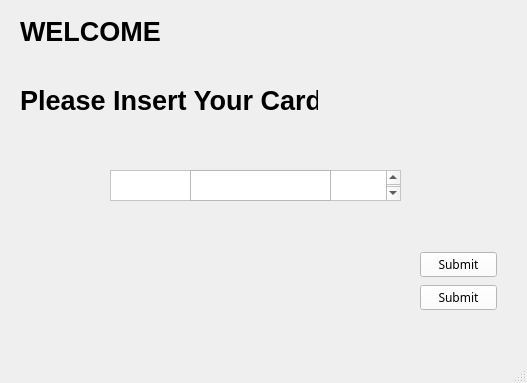
<?xml version="1.0" encoding="UTF-8"?>
<ui version="4.0">
 <class>MainWindow</class>
 <widget class="QMainWindow" name="MainWindow">
  <property name="geometry">
   <rect>
    <x>0</x>
    <y>0</y>
    <width>527</width>
    <height>383</height>
   </rect>
  </property>
  <property name="font">
   <font>
    <family>Segoe MDL2 Assets</family>
   </font>
  </property>
  <property name="windowTitle">
   <string>MainWindow</string>
  </property>
  <property name="styleSheet">
   <string notr="true"/>
  </property>
  <widget class="QWidget" name="centralwidget">
   <property name="styleSheet">
    <string notr="true">QWidget {
background-color: 536A8F;
}</string>
   </property>
   <widget class="QTextEdit" name="txtCard">
    <property name="geometry">
     <rect>
      <x>110</x>
      <y>170</y>
      <width>291</width>
      <height>31</height>
     </rect>
    </property>
    <property name="font">
     <font>
      <family>Segoe MDL2 Assets</family>
      <pointsize>13</pointsize>
     </font>
    </property>
    <property name="styleSheet">
     <string notr="true">QTextEdit {
background-color: white;

}</string>
    </property>
   </widget>
   <widget class="QTextEdit" name="pinTxt">
    <property name="enabled">
     <bool>true</bool>
    </property>
    <property name="geometry">
     <rect>
      <x>190</x>
      <y>170</y>
      <width>141</width>
      <height>31</height>
     </rect>
    </property>
   </widget>
   <widget class="QWidget" name="verticalLayoutWidget">
    <property name="geometry">
     <rect>
      <x>20</x>
      <y>0</y>
      <width>298</width>
      <height>131</height>
     </rect>
    </property>
    <layout class="QVBoxLayout" name="verticalLayout_3">
     <item>
      <widget class="QLabel" name="lblText">
       <property name="font">
        <font>
         <family>Segoe UI</family>
         <pointsize>20</pointsize>
         <bold>true</bold>
        </font>
       </property>
       <property name="text">
        <string>WELCOME</string>
       </property>
      </widget>
     </item>
     <item>
      <widget class="QLabel" name="label">
       <property name="font">
        <font>
         <family>Segoe UI</family>
         <pointsize>20</pointsize>
         <bold>true</bold>
        </font>
       </property>
       <property name="text">
        <string>Please Insert Your Card</string>
       </property>
      </widget>
     </item>
    </layout>
   </widget>
   <widget class="QWidget" name="horizontalLayoutWidget">
    <property name="geometry">
     <rect>
      <x>420</x>
      <y>230</y>
      <width>77</width>
      <height>82</height>
     </rect>
    </property>
    <layout class="QVBoxLayout" name="verticalLayout_4">
     <item>
      <spacer name="horizontalSpacer">
       <property name="orientation">
        <enum>Qt::Orientation::Horizontal</enum>
       </property>
       <property name="sizeHint" stdset="0">
        <size>
         <width>40</width>
         <height>20</height>
        </size>
       </property>
      </spacer>
     </item>
     <item>
      <widget class="QPushButton" name="submit">
       <property name="styleSheet">
        <string notr="true">QPushButton{ 
background-color: white;
}</string>
       </property>
       <property name="text">
        <string>Submit</string>
       </property>
      </widget>
     </item>
     <item>
      <widget class="QPushButton" name="pinSubmit">
       <property name="styleSheet">
        <string notr="true">QPushButton {
	background-color: white;
}</string>
       </property>
       <property name="text">
        <string>Submit</string>
       </property>
      </widget>
     </item>
    </layout>
   </widget>
  </widget>
  <widget class="QMenuBar" name="menubar">
   <property name="geometry">
    <rect>
     <x>0</x>
     <y>0</y>
     <width>527</width>
     <height>22</height>
    </rect>
   </property>
  </widget>
  <widget class="QStatusBar" name="statusbar"/>
 </widget>
 <tabstops>
  <tabstop>pinTxt</tabstop>
  <tabstop>txtCard</tabstop>
 </tabstops>
 <resources/>
 <connections/>
</ui>
